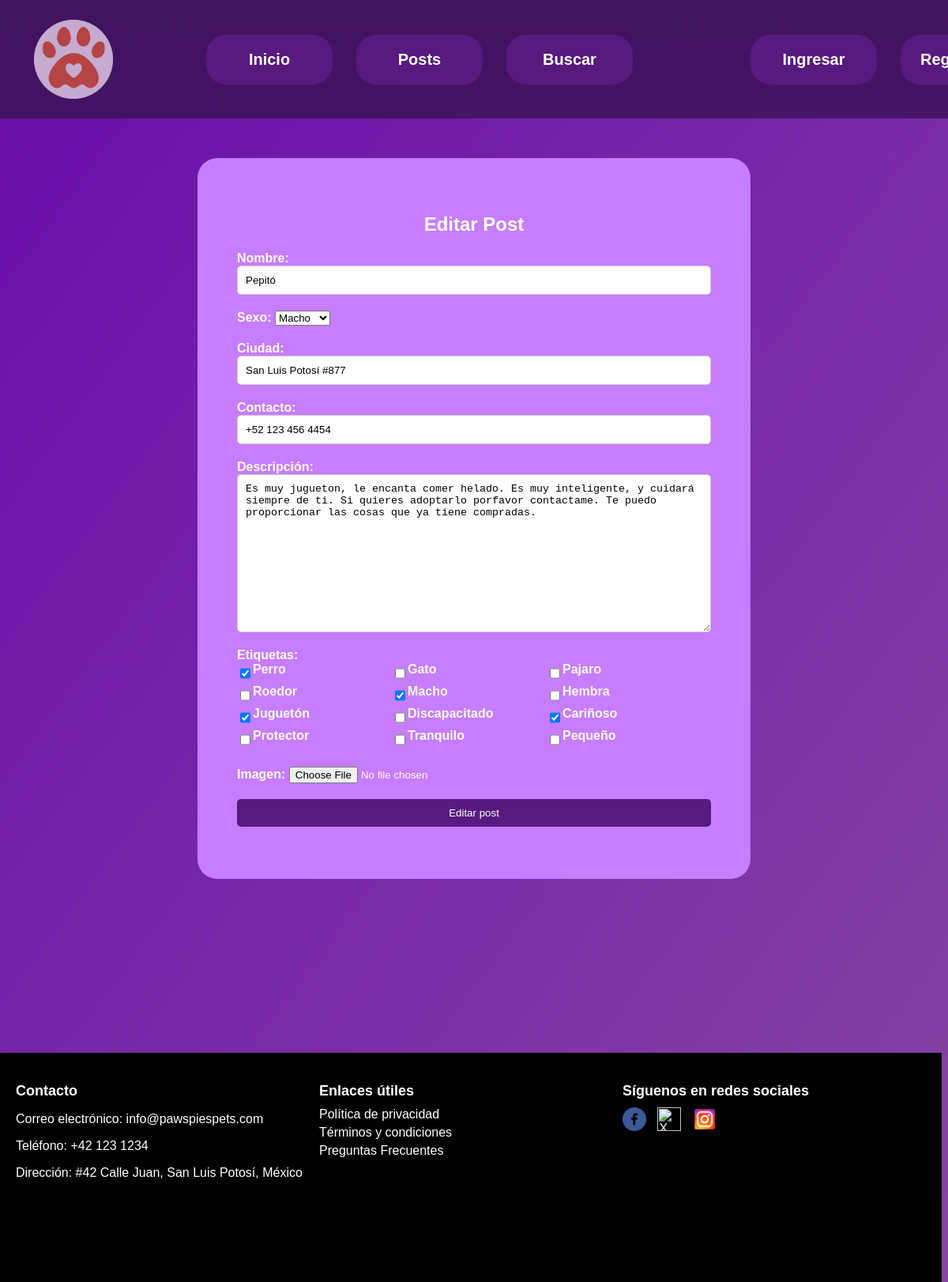
The page /html/editarpost.php?idP=1 on the database its author committed.
### tables this page shows
CREATE TABLE `posts` (
  `idPost` int(11) NOT NULL,
  `idUsuario` int(11) NOT NULL,
  `nombre` varchar(20) NOT NULL,
  `sexo` varchar(20) NOT NULL,
  `direccion` varchar(50) NOT NULL,
  `contacto` varchar(20) NOT NULL,
  `descripcion` varchar(200) NOT NULL,
  `foto` longblob NOT NULL,
  `etiquetas` varchar(30) NOT NULL
);

### html/conexion.php (called while the page is built)
<?php
	class Conexion{
		private $host;
		private $db;
		private $usuario;
		private $pass;
		private $charset;
		public function __construct()
		{
			$this->host = 'localhost';
			$this->db = 'pawspiespets';
			$this->usuario ='root';
			$this->pass = '';
			$this->charset = 'utf8';
		}
		public function conectar()
		{
			$com = "mysql:host=".$this->host.";dbname=".$this->db.";charset=".$this->charset;
			$enlace = new PDO($com, $this->usuario, $this->pass);
			return $enlace;
		}
	}
?>

### html/CAD.php (called while the page is built, shortened)
<?php
require_once "conexion.php";
class CAD
{
	static public function obtenerMascota($id)
	{
		$con = new Conexion();
		$query = $con->conectar()->prepare("SELECT * FROM posts WHERE idPost = $id ");
		if($query->execute())
		{
			$row = $query->fetch(PDO::FETCH_NUM);
			if($row)
			{
				return $row;
			}
			else
			{
				return 0;
			}
		}
		else
		{
			return 0;
		}
	}
}
?>

### html/editarpost.php (the view, shortened to what this page needs)
<?php
	require_once "CAD.php";
	$cad = new CAD();
	if (isset($_GET['idP']))
	{
		$idP = $_GET['idP'];
		$post = [];
		$post = $cad->obtenerMascota($idP);
		$etiquetas = str_split($post[8]);
	}
?>
<html>
	<head>
		<link href="../css/estilo.css" rel="stylesheet" type="text/css">
		<link href="../css/estilo2.css" rel="stylesheet" type="text/css">
		<link href="../css/estilo3.css" rel="stylesheet" type="text/css">
	</head>
	<body>
		<div class="Principal">
			<div class="Menu">
				<div class="Logo">
					<a href="../index.php"><img src="../img/LogoP.png"/></a>
				</div>
				<nav id="menu">
				<div class="Enlaces" id="en1">
					<ul class="ListaB">
						<li><a href="../index.php"><div class="b">Inicio</div></a></li>
						<li><a href="posts.php"><div class="b">Posts</div></a></li>
						<li><a href="buscar.php"><div class="b">Buscar</div></a></li>
					</ul>
					</div>
					<div class="Enlaces" id="en2">
					<ul class="ListaB">
						<li id="botEscon1"><a href="login.php"><div class="b">Ingresar</div></a></li>
						<li id="botEscon2"><a href="register.php"><div class="b">Registrarse</div></a></li>
					</ul>
				</div>
				</nav>
			</div>
			<div class="Espacio"></div>
				<div class="Intermedio">
					<div class="Contenedor" id="npos">
						<h2>Editar Post</h2>
						<form id="formularioPost" enctype="multipart/form-data" action="editarpost.php" method="POST">
							<div class="input-group">
								<label for="nombre">Nombre:</label>
								<input type="text" id="nombre" name="nombre" placeholder="Ingrese el nombre" value="<?php echo $post[2];?>">
							</div>
							<div class="input-group">
								<label for="sexo">Sexo:</label>
								<select id="sexo" name="sexo">
									<option value="macho" <?php echo ($post[3] == 'macho') ? 'selected' : ''; ?>>Macho
									</option>
								</select>
							</div>
							<div class="input-group">
								<label for="ciudad">Ciudad:</label>
								<input type="text" id="ciudad" name="ciudad" placeholder="Ingrese la ciudad" value="<?php echo $post[4]; ?>">
							</div>
							<div class="input-group">
								<label for="contacto">Contacto:</label>
								<input type="text" id="contacto" name="contacto" placeholder="Ingrese el número de contacto" value="<?php echo $post[5]; ?>">
							</div>
							<div class="input-group">
								<label for="descripcion">Descripción:</label>
								<textarea id="descripcion" name="descripcion" placeholder="Ingrese una descripción"><?php echo $post[6];?></textarea>
							</div>
								<label>Etiquetas:</label>
							<div class="input-group etiquetaF">
								<input type="checkbox" id="etiquetaA" name="etiquetaA" value="etiquetaA" <?php echo in_array('A', $etiquetas) ? 'checked' : ''; ?>>
								<label for="etiqueta1">Perro</label>
								<input type="checkbox" id="etiquetaB" name="etiquetaB" value="etiquetaB" <?php echo in_array('B', $etiquetas) ? 'checked' : ''; ?>>
								<label for="etiqueta2">Gato</label>
								<input type="checkbox" id="etiquetaC" name="etiquetaC" value="etiquetaC" <?php echo in_array('C', $etiquetas) ? 'checked' : ''; ?>>
								<label for="etiqueta2">Pajaro</label>
								<input type="checkbox" id="etiquetaD" name="etiquetaD" value="etiquetaD" <?php echo in_array('D', $etiquetas) ? 'checked' : ''; ?>>
								<label for="etiqueta2">Roedor</label>
								<input type="checkbox" id="etiquetaE" name="etiquetaE" value="etiquetaE" <?php echo in_array('E', $etiquetas) ? 'checked' : ''; ?>>
								<label for="etiqueta2">Macho</label>
								<input type="checkbox" id="etiquetaF" name="etiquetaF" value="etiquetaF" <?php echo in_array('F', $etiquetas) ? 'checked' : ''; ?>>
								<label for="etiqueta2">Hembra</label>
								<input type="checkbox" id="etiquetaG" name="etiquetaG" value="etiquetaG" <?php echo in_array('G', $etiquetas) ? 'checked' : ''; ?>>
								<label for="etiqueta2">Juguetón</label>
								<input type="checkbox" id="etiquetaH" name="etiquetaH" value="etiquetaH" <?php echo in_array('H', $etiquetas) ? 'checked' : ''; ?>>
								<label for="etiqueta2">Discapacitado</label>
								<input type="checkbox" id="etiquetaI" name="etiquetaI" value="etiquetaI" <?php echo in_array('I', $etiquetas) ? 'checked' : ''; ?>>
								<label for="etiqueta2">Cariñoso</label>
								<input type="checkbox" id="etiquetaJ" name="etiquetaJ" value="etiquetaJ" <?php echo in_array('J', $etiquetas) ? 'checked' : ''; ?>>
								<label for="etiqueta2">Protector</label>
								<input type="checkbox" id="etiquetaK" name="etiquetaK" value="etiquetaK" <?php echo in_array('K', $etiquetas) ? 'checked' : ''; ?>>
								<label for="etiqueta2">Tranquilo</label>
								<input type="checkbox" id="etiquetaL" name="etiquetaL" value="etiquetaL" <?php echo in_array('L', $etiquetas) ? 'checked' : ''; ?>>
								<label for="etiqueta2">Pequeño</label>
							</div>
							<div class="input-group">
								<label for="imagen">Imagen:</label>
								<input type="file" id="imagen" name="imagen">
							</div>
							<button type="submit" value="editar post">Editar post</button>
						</form>
					</div>
				</div>
			<div class="Pie">
				<div class="Informacion">
					<h3>Contacto</h3>
					<p>Correo electrónico: info@pawspiespets.com</p>
					<p>Teléfono: +42 123 1234</p>
					<p>Dirección: #42 Calle Juan, San Luis Potosí, México</p>
				</div>
				<div class="EnlacesPie">
					<h3>Enlaces útiles</h3>
					<ul>
						<li><a href="pdp.php">Política de privacidad</a></li>
						<li><a href="tyc.php">Términos y condiciones</a></li>
						<li><a href="pf.php">Preguntas Frecuentes</a></li>
					</ul>
				</div>
				<div class="RedesSociales">
					<h3>Síguenos en redes sociales</h3>
					<ul>
						<li><a href="www.facebook.com"><img src="../img/facebook.png" alt="Facebook"></a></li>
						<li><a href="www.x.com"><img src="../img/x.png" alt="X"></a></li>
						<li><a href="www.instagram.com"><img src="../img/instagram.png" alt="Instagram"></a></li>
					</ul>
				</div>
			</div>
		</div>
	</body>
</html>

### css/estilo.css (style rules this page uses)
body { margin: 0px; padding: 0px; background-image: linear-gradient(to bottom right, rgba(106, 13, 173, 1), rgba(134, 68, 162, 1)); font-family: "Century Gothic", sans-serif; }
ul { list-style: none; margin: 0px; padding: 0px; }
a { text-decoration: none; color: inherit; }
@media screen and (min-width:1025px) { .Menu { background-image: linear-gradient(to bottom, rgba(64, 19, 94, 1), rgba(64, 19, 94, 0.9)); display:flex; height:150px; justify-content:center; align-items:center; position: fixed; width:100%; flex-direction:row; } }
@media screen and (min-width:1025px) { #menu { display:flex; } }
@media screen and (min-width:1025px) { .Espacio { height:200; } }
@media screen and (min-width:1025px) { .logo { margin-right:9%; margin-left:7%; } }
@media screen and (min-width:1025px) { .logo img { width:100px; opacity:70%; } }
@media screen and (min-width:1025px) { .Enlaces { padding:10px; display:flex; justify-content:center; flex:1; } }
@media screen and (min-width:1025px) { .ListaB { list-style-type:none; margin:0px; padding:0px; display:flex; } }
@media screen and (min-width:1025px) { .ListaB li { margin-right:30px; } }
@media screen and (min-width:1025px) { .b { width:120px; padding:20px; float:left; text-align:center; color:white; font-weight:bold; font-size: 20px; background-color:#571A7F; border-radius:25px; } }
@media screen and (min-width:1025px) { #en1 { margin-right:10%; } }
@media screen and (min-width:1025px) { .Intermedio { display:flex; align-items:center; justify-content:center; margin:auto; flex-direction:column; } }
@media screen and (min-width:1025px) { .Contenedor { border-radius:25px; width:1100px; padding:50px 50px; color:white; } }
@media screen and (min-width:1025px) { #npos { display: flex; width:600px; background-color:#C77DFF; margin-bottom:200px; flex-direction:column; justify-content:center; align-items:center; } }
@media screen and (min-width:1025px) { #npos h2 { text-align: center; margin-bottom: 20px; } }
@media screen and (min-width:1025px) { #npos form { display: flex; flex-direction: column; } }
@media screen and (min-width:1025px) { #npos .input-group { margin-bottom: 20px; } }
@media screen and (min-width:1025px) { #npos label { font-weight: bold; } }
@media screen and (min-width:1025px) { #npos input[type="text"] { width: 100%; padding: 10px; border: 1px solid #ccc; border-radius: 5px; } }
@media screen and (min-width:1025px) { #npos textarea { width: 100%; padding: 10px; height:200px; border: 1px solid #ccc; border-radius: 5px; } }
@media screen and (min-width:1025px) { button { width: 100%; padding: 10px; background-color: #571A7F; color: #fff; border: none; border-radius: 5px; cursor: pointer; } }
@media screen and (min-width:1025px) { .etiquetaF { display: flex; flex-wrap: wrap; } }
@media screen and (min-width:1025px) { .etiquetaF label { margin-right: 10px; margin-bottom: 10px; flex-basis: calc(31.0% - 20px); } }
@media screen and (min-width:1025px) { .Pie { background-color: #000; color: #fff; padding: 20px; display: flex; justify-content: center; margin-top:20px; height:250px; width:96%; position:center; } }
@media screen and (min-width:1025px) { .Pie .Informacion, .Pie .EnlacesPie, .Pie .RedesSociales { width:400px; justify-content: center flex: 1; margin-right: 20px; } }
@media screen and (min-width:1025px) { .Pie h3 { margin-bottom: 10px; font-size: 18px; } }
@media screen and (min-width:1025px) { .Pie p { margin-bottom: 8px; } }
@media screen and (min-width:1025px) { .Pie ul li { margin-bottom: 5px; } }
@media screen and (min-width:1025px) { .Pie ul li a { color: #fff; text-decoration: none; } }
@media screen and (min-width:1025px) { .Pie .RedesSociales ul li { display: inline-block; margin-right: 10px; } }
@media screen and (min-width:1025px) { .Pie .RedesSociales ul li:last-child { margin-right: 0; } }
@media screen and (min-width:1025px) { .Pie .RedesSociales ul li img { width: 30px; height: 30px; } }

### rows shown on the page
posts: nombre "Pepitó", sexo "Macho", ciudad "San Luis Potosí #877", contacto "+52 123 456 4454", descripcion "Es muy jugueton, le encanta comer helado. Es muy inteligente, y cuidará siempre de ti. Si quieres adoptarlo porfavor contactame. Te puedo proporcionar las cosas que ya tiene compradas.", etiquetas "☑"
